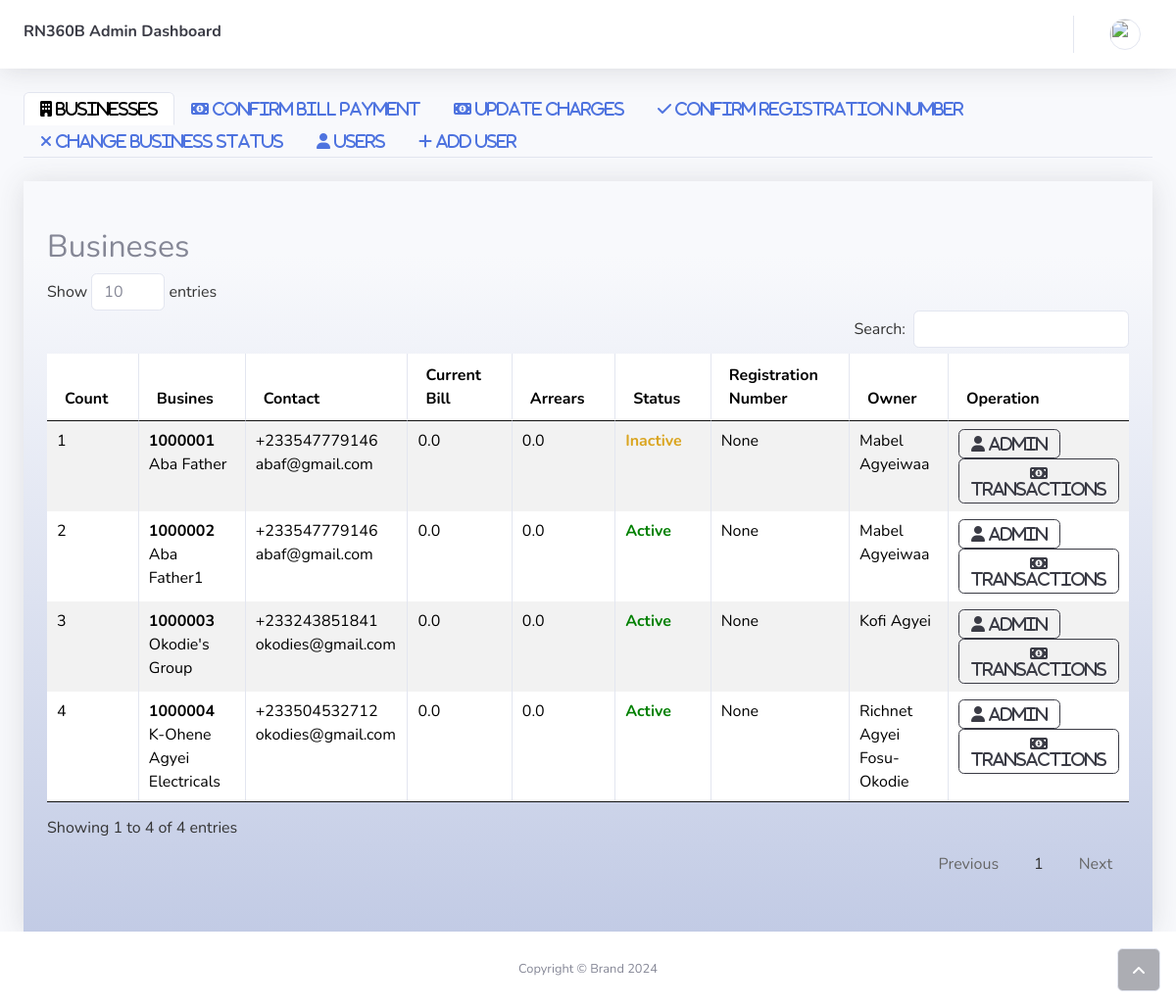
The app's page /richnet360/richnetdasshboard/, older data.
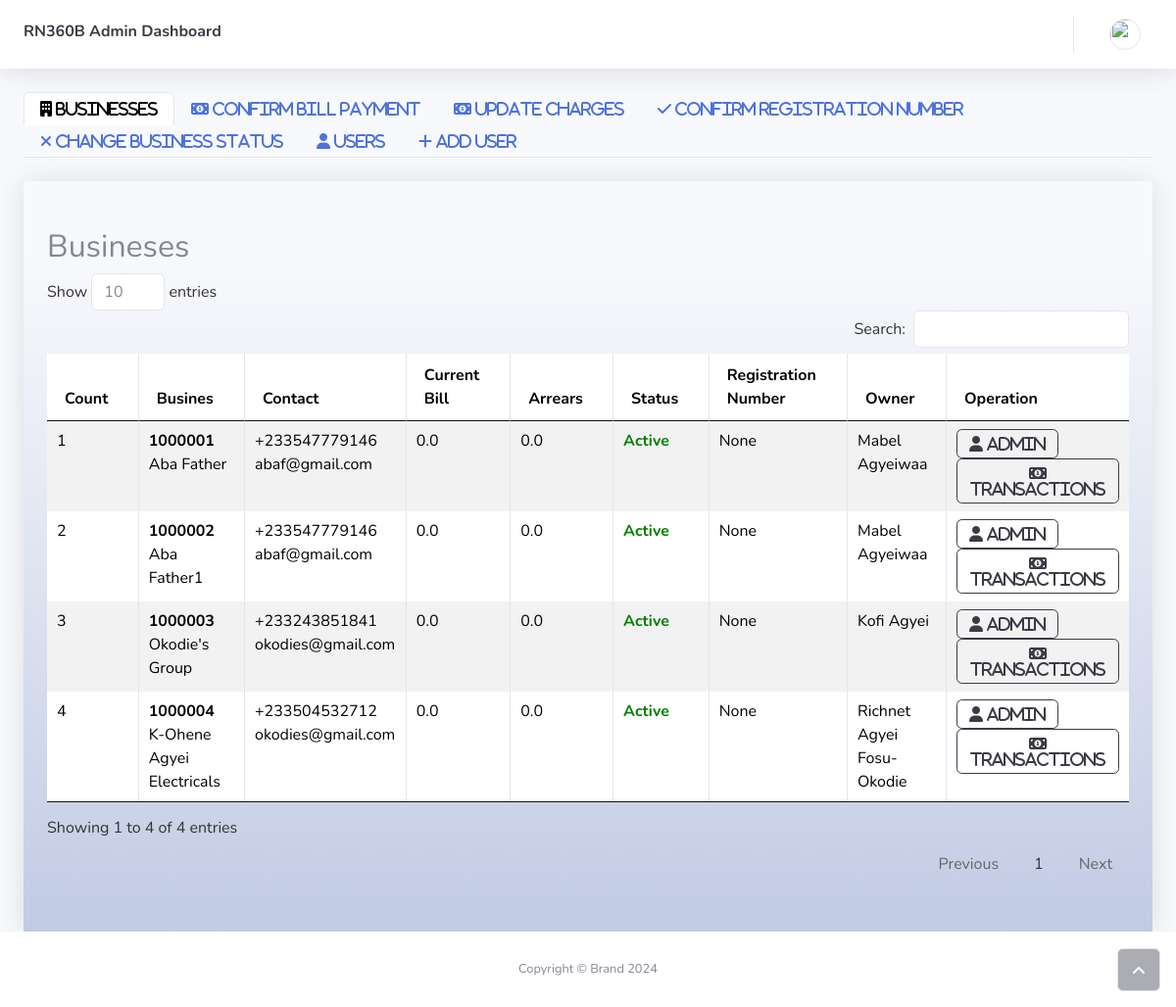
The same page, newer data.
### businessApp/models.py (models this page shows)
class Business(models.Model):
    busID = models.CharField(max_length=50)
    busName = models.CharField(max_length=100)
    busTel = models.CharField(max_length=50)
    busEmail = models.CharField(max_length=100)
    busOwner = models.CharField(max_length=100)
    busLogo = models.ForeignKey('imageApp.Images', on_delete=models.DO_NOTHING, null=True)
    billRef = models.ForeignKey('richnet360.Bill', on_delete=models.DO_NOTHING, null=True)
    registrationNumber = models.CharField(max_length=100, null=True) # this part wll be entered and verified by RN360 only
    status = models.CharField(max_length=50, default='Inactive') # Active, Inactive, Closed
    description = models.CharField(max_length=500, default='')

### richnet360/models.py (models this page shows)
class Bill(models.Model):
    currentBill = models.FloatField(default=0.00)
    arrears = models.FloatField(default=0.00)

### richnet360/views.py (the view, shortened to what this page needs)
# urls.py: path('richnetdasshboard/', views.Richnet360.as_view(), name='richnetDashboard'),
class Richnet360(generic.View):
    def get(self, request):
        charges = {
            'Business Charge': 'Charges for running your business on RN360B',
            'Branches Charge': 'Charges for each branch of your businesss',
            'Maintenance Charge': 'Charges for system maintenance',
            'SMS Charge': 'Charges for each SMS used',
            'Training and Customer Service': 'Charges for customer service and training',
            'Online Visibility Charge': 'Charges for branch or product online visibility',
            'Images Upload Charges': 'Charges for storing product images on RN360B'
        }
        for charge, narration in charges.items():
            check = ChargesType.objects.filter(Q(product=charge))
            if not check.exists():
                db = ChargesType()
                db.product = charge
                db.narration = narration
                db.save()
        businesses = Business.objects.all()
        charges = ChargesType.objects.all().order_by('product')
        BillBusiness.chargesBaseOnPeriod(self, request)
        return render(request, 'richnet360/businesses.html', {'businesses': businesses, 'charges': charges})

### richnet360/views.py (called while the page is built, shortened)
    def chargesBaseOnPeriod(self, request):
        with transaction.atomic():
            check = CheckNextBillDate.objects.filter(Q(nextBillDate__lte=dt.datetime.now().date()) & Q(chargeRef__period__in=['Daily', 'Weekly', 'Monthly', 'Quarterly', 'Semi-Annually', 'Annually']))

### richnet360/templates/richnet360/businesses.html (shortened to what this page needs)
{% extends "dashboardApp/richnet360.html" %}
{% block richnet360 %}
<div>
    <ul class="nav nav-tabs" role="tablist">
        <li class="nav-item" role="presentation"><a class="nav-link active fa fa-building" role="tab" data-bs-toggle="tab" href="#businesses"> Businesses</a></li>
        <li class="nav-item" role="presentation"><a class="nav-link fa fa-money" role="tab" data-bs-toggle="tab" href="#confirmPayment"> Confirm Bill Payment</a></li>
        <li class="nav-item" role="presentation"><a class="nav-link fa fa-money" role="tab" data-bs-toggle="tab" href="#addCharges"> Update Charges</a></li>
        <li class="nav-item" role="presentation"><a class="nav-link fa fa-check" role="tab" data-bs-toggle="tab" href="#confirmRegister"> Confirm Registration Number</a></li>
        <li class="nav-item" role="presentation"><a class="nav-link fa fa-remove" role="tab" data-bs-toggle="tab" href="#changeStatus"> Change Business Status</a></li>
        <li class="nav-item" role="presentation"><a class="nav-link fa fa-user" role="tab" data-bs-toggle="tab" href="#addBranch"> Users</a></li>
        <li class="nav-item" role="presentation"><a class="nav-link fa fa-plus" role="tab" data-bs-toggle="tab" href="#addUser"> Add User</a></li>
    </ul>
    <br/>
    <div class="tab-content">
        <div class="tab-pane active" role="tabpanel" id="businesses">
            <div class="container-fluid bg-gradient-light py-5 shadow">
                <h2>Busineses</h2>
                <table width="100%" class="table table-striped table-bordered table-hover" id="dataTables-example">
                    <thead>
                        <tr>
                            <th>Count</th>
                            <th>Busines</th>
                            <th>Contact</th>
                            <th>Current Bill</th>
                            <th>Arrears</th>
                            <th>Status</th>
                            <th>Registration Number</th>
                            <th>Owner</th>
                            <th>Operation</th>
                        </tr>
                    </thead>
                    <tbody>
                        {% for dat in businesses %}
                            <tr class="even gradeA">
                                <td>{{ forloop.counter }}</td>
                                <td><b>{{ dat.busID }}</b><br/> {{ dat.busName }}</td>
                                <td>{{ dat.busTel }} <br/>{{ dat.busEmail }}</td>
                                <td>{{ dat.billRef.currentBill }}</td>
                                <td>{{ dat.billRef.arrears  }}</td>
                                {% if dat.status == 'Active' %}
                                    <td><b style='color:green'>{{ dat.status }}</b></td>
                                {% elif dat.status == 'Inactive' %}
                                    <td><b style='color:goldenrod'>{{ dat.status }}</b></td>
                                {% else %}
                                    <td><b style='color:red'>{{ dat.status }}</b></td>
                                {% endif %}
                                <td>{{ dat.registrationNumber }}</td>
                                <td>{{ dat.busOwner }}</td>
                                <td>
                                    <a href="{% url 'businessAdmin' dat.id %}" class="btn btn-outline-dark fa fa-user"> Admin</a>
                                    <a href="" class="btn btn-outline-dark fa fa-money"> Transactions</a>
                                </td>
                            </tr>
                        {% endfor %}
                    </tbody>
                </table>
            </div>
        </div>
        <div class="tab-pane" role="tabpanel" id="addCharges">
            <div class="container bg-gradient-light py-5 shadow">
                            {% for dat in charges %}
                                        </div>
                            {% endfor %}
            </div>
{% endblock richnet360 %}

Row changes from the older to the newer data that the page shows:
changed Business "Aba Father": status "Inactive" → "Active"
